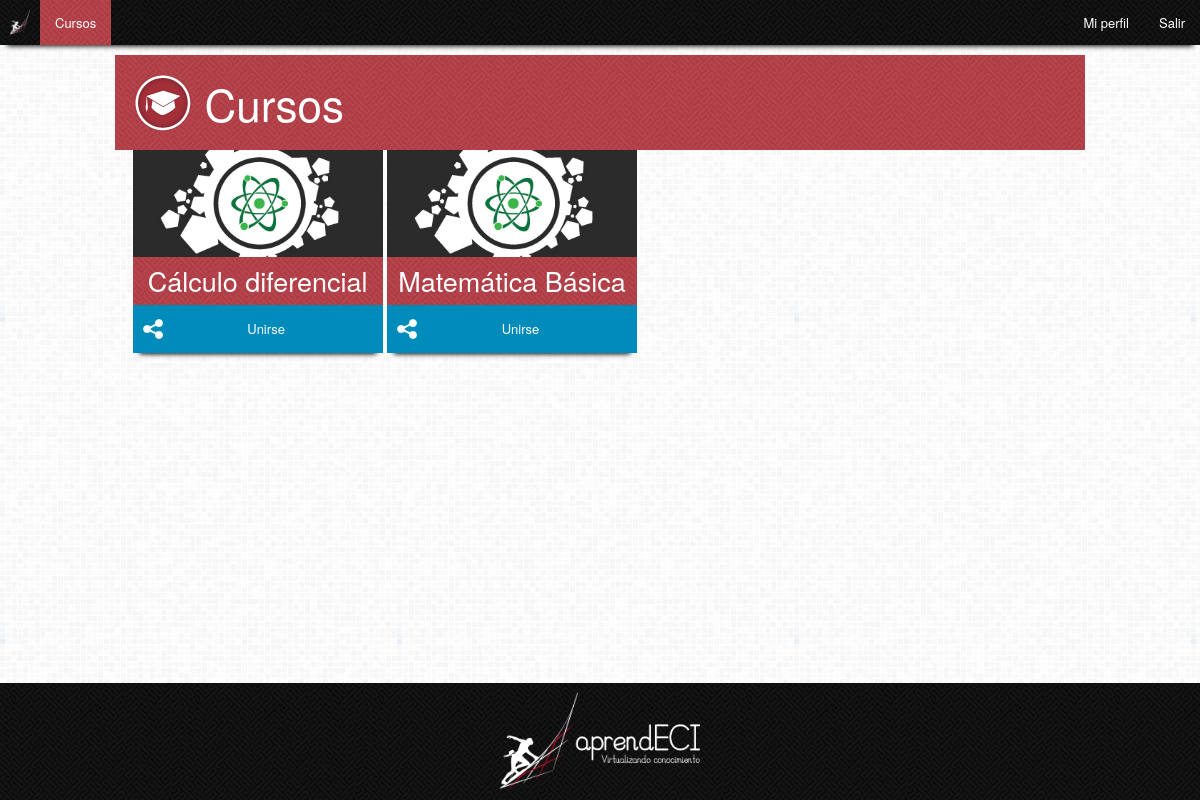
The page /aprendeci/cursos/ (signed in) on the database its author committed.
### Aprendeci/models.py (models this page shows, shortened)
class Curso(models.Model):
    nombre = models.CharField(max_length=100)
    sigla = models.CharField(max_length=4)
    clave = models.CharField(max_length=100)
    imagen = models.ImageField(upload_to="img/cursos", default="img/cursos/Defecto.jpg")
    grafo = models.ForeignKey(Grafo)
    profesor = models.ForeignKey(Profesor, related_name='profesor')
    estudiantes = models.ManyToManyField(Estudiante, related_name='estudiantes')

### Aprendeci/views/viewsEstudiante.py (the view)
class CursosEstudianteView(LoginRequiredMixin, ListView):
    model = Curso
    template_name = "Aprendeci/estudiante/cursos.html"

### Aprendeci/templates/Aprendeci/estudiante/cursos.html (shortened to what this page needs)
{% extends "Aprendeci/estudiante/perfil.html" %}
{% load staticfiles %}
{% load django_bootstrap_breadcrumbs %}
{% block styles %}
    <link rel="stylesheet" href="{% static "css/style.css" %}" />
{% endblock %}
{% block preheader %}
    {% include "Aprendeci/estudiante/topbar.html" with active_tab="cursos" %}
{% endblock %}
{% block header %}
    <div class="encabezado">
        <img class="icon" alt="cursos" src="{% static "img/icons/cursos.png" %}" />
        <h1>Cursos</h1>
    </div>
{% endblock %}
{% block content %}
    <ul class="cursos">
    {% for curso in curso_list %}
        <li>
            <img alt="{{ curso.nombre }}" src="{{ MEDIA_URL }}/{{ curso.imagen }}" />
            <h3>{{ curso.nombre }}</h3>
            <a href="{% url 'Aprendeci:unirseCurso' curso.id %}" class="small button conectar">Unirse</a>
        </li>
    {% endfor %}
    </ul>
{% endblock %}

### assets/css/style.css (style rules this page uses)
html, body { height: 100%; }
body { background-image: url("../img/bg.png"); padding: 0; margin: 0; }
h1, h2, h3, h4, h5, h6 { color: #000; display: inline-block; margin: 0; vertical-align: middle; }
img { display: inline-block; vertical-align: middle; }
.encabezado { background: #A22F38 url("../img/mazeRed.png"); padding: 10px; }
.encabezado h1 { color: #FFF; }
.button.small { background-position: 10px center; background-repeat: no-repeat; background-size: 20px; margin: 0; padding-left: 45px; }
.conectar { background-image: url("../img/icons/share.png"); }
ul.cursos { list-style: none; }
ul.cursos li { background: #A22F38 url("../img/mazeRed.png"); box-shadow: 0 8px 5px -7px #000; display: inline-block; width: 250px; }
ul.cursos li h3 { color: #FFF; display: block; padding: 5px; text-align: center; }
ul.cursos li a { width: 100%; }

### rows shown on the page
Curso: imagen (picture), nombre "Cálculo diferencial"
Curso: imagen (picture), nombre "Matemática Básica"
